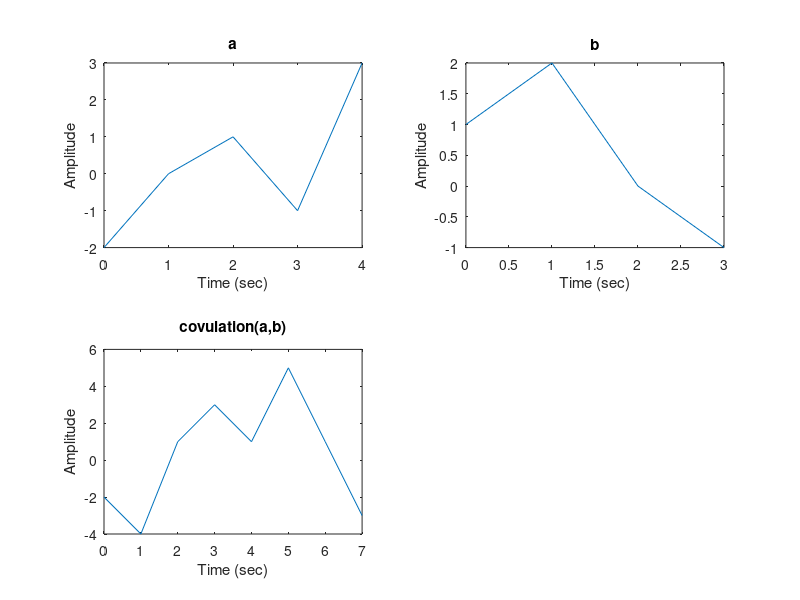

This figure's MATLAB source:
x = [-2 0 1 -1 3];
y = [1 2 0 -1];
w = conv(x,y);

subplot(2,2,1);
plot((0:length(x)-1),x);
xlabel('Time (sec)');
ylabel('Amplitude') ;
title('a');

subplot(2,2,2);
plot((0:length(y)-1),y);
xlabel('Time (sec)');
ylabel('Amplitude') ;
title('b');

subplot(2,2,3);
plot((0:length(w)-1),w);
xlabel('Time (sec)');
ylabel('Amplitude') ;
title('covulation(a,b)');